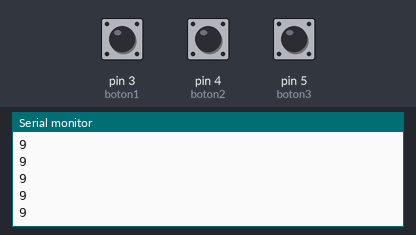
Simulated run of this sketch. Board: Arduino Uno, built with avr-gcc and run on an emulated ATmega328P. Shown: the last lines printed to the serial monitor. The test bench sets the inputs (shaded band); at power-on: pin 3 (boton1) LOW, pin 4 (boton2) LOW, pin 5 (boton3) LOW.

Above: at 1.2 s.
1.3 s: pin 3 (boton1) pulled HIGH for 0.15 s
At 1.35 s:
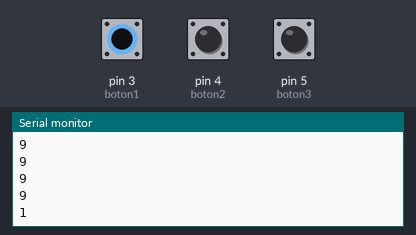
2.9 s: pin 4 (boton2) pulled HIGH for 0.15 s
At 2.95 s:
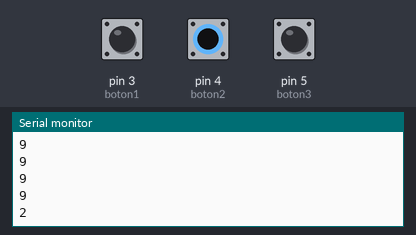
4.5 s: pin 5 (boton3) pulled HIGH for 0.15 s
At 4.55 s:
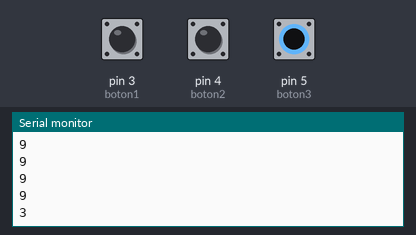
Timing chart, 0 to 7.5 s (numbered marks = the images above; inputs shaded):
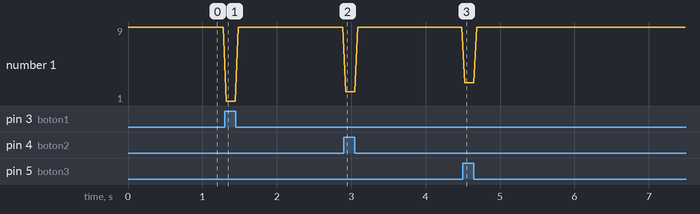

The sketch:

SolanoEdwin_Juego.ino
```cpp
/*
 * UTN-FICA-CITEL
 * sistemas embebidos
 * objetivo: concetar pines y cx para enviar datos a procesing
 * Nombre: Solano Edwin
 */
 const int boton1=3;//inicio de pin
const int boton2=4;//inicio de pin
const int boton3=5;//inicio de pin
void setup() {
 Serial.begin(9600);//comunicacion con CX
 pinMode(boton1,INPUT);//pin 3 como entrada de datos
 pinMode(boton2,INPUT);//pin 3 como entrada de datos
 pinMode(boton3,INPUT);//pin 3 como entrada de datos
}
void loop() {
 if(digitalRead(boton1)==HIGH){//cuadno se lea el boton 1 en alto
  Serial.println("1");//mandar mensaje
  delay(40);//temporizador
 }
 if(digitalRead(boton2)==HIGH){//cuadno se lea el boton 2 en alto
  Serial.println("2");//mandar mensaje
  delay(40);//temporizador
 }
 if(digitalRead(boton3)==HIGH){//cuadno se lea el boton 3 en alto
  Serial.println("3");//mandar mensaje
  delay(40);//temporizador
 }
 if(digitalRead(boton1)==LOW && digitalRead(boton2)==LOW && digitalRead(boton3)==LOW){//cuando no haya ningun boton precionado
  Serial.println("9");
  delay(40);//temporizador
 }
}
```

Measured:
- after the input at 1.3 s, the serial monitor: prints a new line at once (image 1)
- after the input at 2.9 s, the serial monitor: prints a new line at once (image 2)
- after the input at 4.5 s, the serial monitor: prints a new line at once (image 3)
